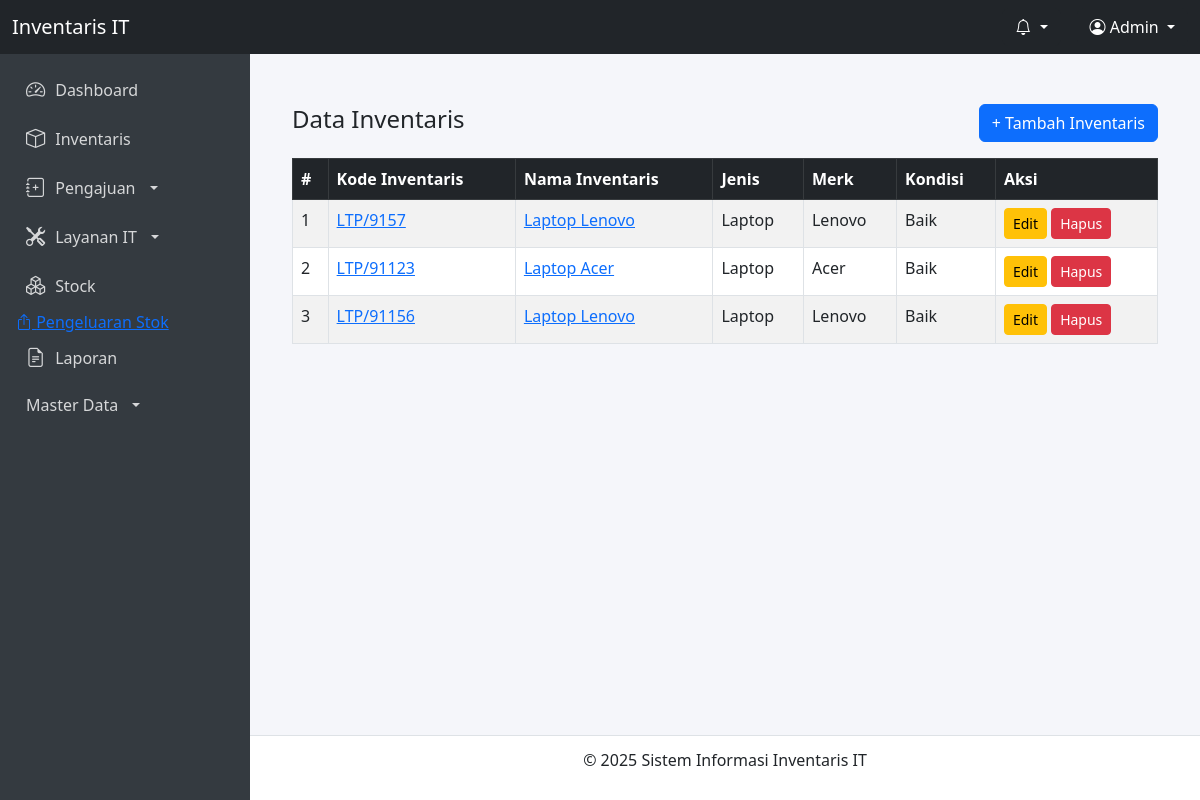
Screenshot of /inventaris/index.php with the database file from the repository.
### tables this page shows
CREATE TABLE `inventaris` (
  `id` int(11) NOT NULL,
  `kode_barang` varchar(50) DEFAULT NULL,
  `nama_barang` varchar(100) DEFAULT NULL,
  `jenis_barang` varchar(100) DEFAULT NULL,
  `merk_barang` varchar(100) DEFAULT NULL,
  `kondisi_barang` varchar(50) DEFAULT NULL,
  `spesifikasi_barang` text DEFAULT NULL,
  `foto_barang` varchar(255) DEFAULT NULL
);

### inventaris/index.php (the view, shortened to what this page needs)
<?php
include('../layouts/header.php');
include('../layouts/sidebar.php');
$query = mysqli_query($conn, "SELECT * FROM inventaris");
?>
<div class="content">
    <div class="container mt-4">
        <div class="d-flex justify-content-between align-items-center mb-3">
            <h4>Data Inventaris</h4>
            <a href="tambah.php" class="btn btn-primary">+ Tambah Inventaris</a>
        </div>
        <table class="table table-bordered table-striped mt-2">
            <thead class="table-dark">
                <tr>
                    <th>#</th>
                    <th>Kode Inventaris</th>
                    <th>Nama Inventaris</th>
                    <th>Jenis</th>
                    <th>Merk</th>
                    <th>Kondisi</th>
                    <th>Aksi</th>
                </tr>
            </thead>
            <tbody>
                <?php $no = 1;
                while ($row = mysqli_fetch_assoc($query)): ?>
                    <tr>
                        <td><?= $no++ ?></td>
                        <td><a href="detail.php?id=<?= $row['id'] ?>"><?= htmlspecialchars($row['kode_barang']) ?></a></td>
                        <td><a href="detail.php?id=<?= $row['id'] ?>"><?= htmlspecialchars($row['nama_barang']) ?></a></td>
                        <td><?= htmlspecialchars($row['jenis_barang']) ?></td>
                        <td><?= htmlspecialchars($row['merk_barang']) ?></td>
                        <td><?= htmlspecialchars($row['kondisi_barang']) ?></td>
                        <td>
                            <a href="edit.php?id=<?= $row['id'] ?>" class="btn btn-warning btn-sm">Edit</a>
                            <a href="delete.php?id=<?= $row['id'] ?>"
                                onclick="return confirm('Yakin ingin menghapus data ini?')"
                                class="btn btn-danger btn-sm">Hapus</a>
                        </td>
                    </tr>
                <?php endwhile; ?>
            </tbody>
        </table>
    </div>
</div>
<?php include('../layouts/footer.php'); ?>

### layouts/header.php (style rules this page uses)
body { margin: 0; font-family: 'Segoe UI', Tahoma, Geneva, Verdana, sans-serif; background-color: #f5f6fa; }
.content { margin-left: 250px; padding: 80px 30px 60px 30px; min-height: calc(100vh - 56px - 50px); }

### rows the page displays
inventaris: kode_barang "LTP/9157", nama_barang "Laptop Lenovo", jenis_barang "Laptop", merk_barang "Lenovo", kondisi_barang "Baik"
inventaris: kode_barang "LTP/91123", nama_barang "Laptop Acer", jenis_barang "Laptop", merk_barang "Acer", kondisi_barang "Baik"
inventaris: kode_barang "LTP/91156", nama_barang "Laptop Lenovo", jenis_barang "Laptop", merk_barang "Lenovo", kondisi_barang "Baik"
